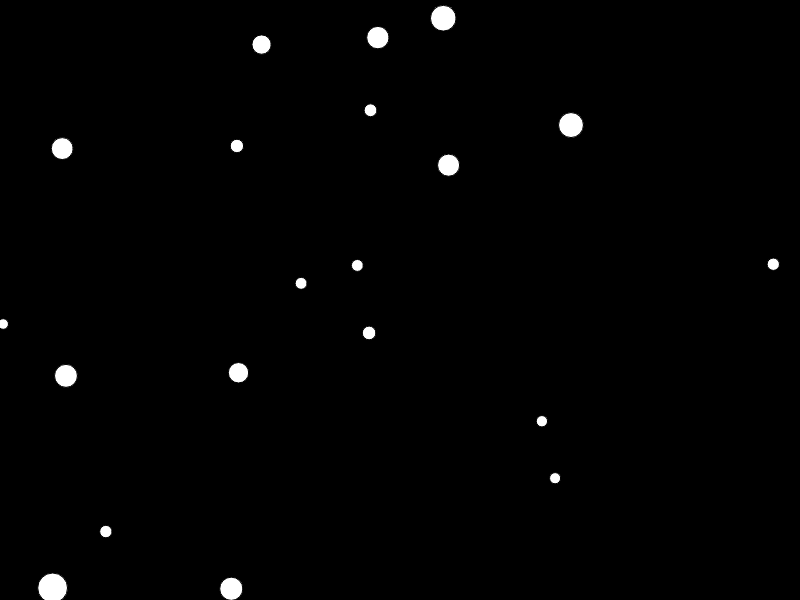
Frame 1 (no input)
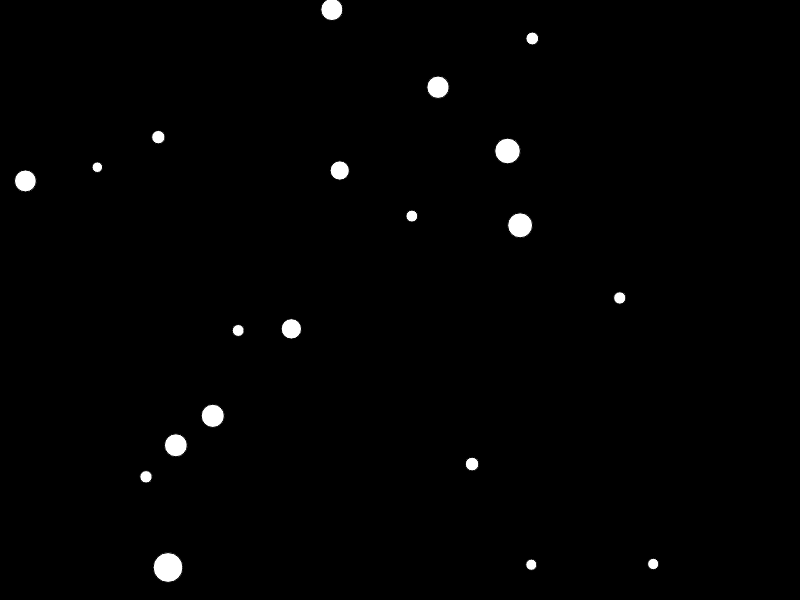
Frame 60 (no input)
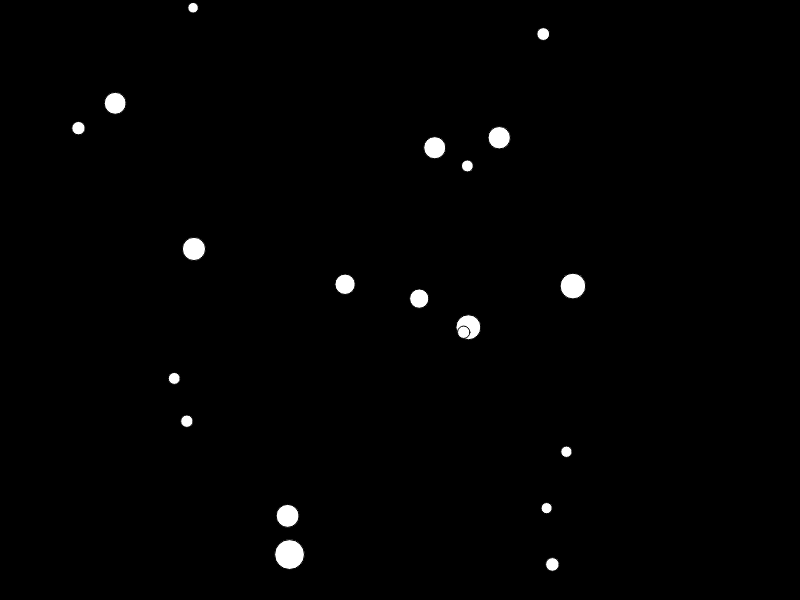
Frame 120 (the mouse pressed at the canvas centre since frame 60)

The p5.js sketch that drew these frames (run headless with seeded random() and noise() and a simulated clock; from frame 60 on, the mouse is pressed at the canvas centre):

// p5.js sketch
// ── sketch.js
//following the p5.js homepage example.

let balls = [];

let threshold = 30;
let accChangeX = 0;
let accChangeY = 0;
let accChangeT = 0;

function setup() {
  createCanvas(displayWidth, displayHeight);

  for (let i = 0; i < 20; i++) {
    balls.push(new Ball());
  }
}

function draw() {
  background(0);

  for (let i = 0; i < balls.length; i++) {
    balls[i].move();
    balls[i].display();
  }

  checkForShake();
}

function checkForShake() {
  accChangeX = abs(accelerationX - pAccelerationX);
  accChangeY = abs(accelerationY - pAccelerationY);
  accChangeT = accChangeX + accChangeY;
  if (accChangeT >= threshold) {
    for (let i = 0; i < balls.length; i++) {
      balls[i].shake();
      balls[i].turn();
    }
  }
  else {
    for (let i = 0; i < balls.length; i++) {
      balls[i].stopShake();
      balls[i].turn();
      balls[i].move();
    }
  }
}

class Ball {
  constructor() {
    this.x = random(width);
    this.y = random(height);
    this.diameter = random(10, 30);
    this.xspeed = random(-2, 2);
    this.yspeed = random(-2, 2);
    this.oxspeed = this.xspeed;
    this.oyspeed = this.yspeed;
    this.direction = 0.7;
  }

  move() {
    this.x += this.xspeed * this.direction;
    this.y += this.yspeed * this.direction;
  }

  turn() {
    if (this.x < 0) {
      this.x = 0;
      this.direction = -this.direction;
    } else if (this.y < 0) {
      this.y = 0;
      this.direction = -this.direction;
    } else if (this.x > width - 20) {
      this.x = width - 20;
      this.direction = -this.direction;
    } else if (this.y > height - 20) {
      this.y = height - 20;
      this.direction = -this.direction;
    }
  }

  
  shake() {
    this.xspeed += random(5, accChangeX / 3);
    this.yspeed += random(5, accChangeX / 3);
  }

  stopShake() {
    if (this.xspeed > this.oxspeed) {
      this.xspeed -= 0.6;
    } else {
      this.xspeed = this.oxspeed;
    }
    if (this.yspeed > this.oyspeed) {
      this.yspeed -= 0.6;
    } else {
      this.yspeed = this.oyspeed;
    }
  }

  display() {
    ellipse(this.x, this.y, this.diameter, this.diameter);
  }
}
